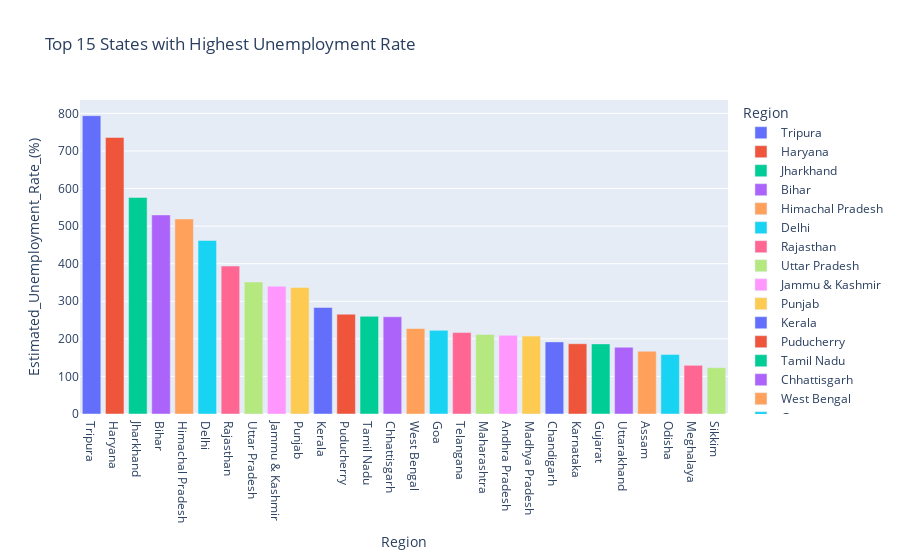

Here is the notebook cell this chart was saved with:
### Code cell
plot = px.bar(data1, x=data1.index, y="Estimated_Unemployment_Rate_(%)", title = 'Top 15 States with Highest Unemployment Rate',color=data1.index) 
plot.show()

### Figure 1 — Plotly figure (JSON) as saved in the notebook; plotly's stock layout.template omitted (floating-point values rounded to 4 significant figures)
{"data": [{"hovertemplate": "Region=%{x}<br>Estimated_Unemployment_Rate_(%)=%{y}<extra></extra>", "legendgroup": "Tripura", "marker": {"color": "#636efa", "pattern": {"shape": ""}}, "name": "Tripura", "orientation": "v", "showlegend": true, "textposition": "auto", "type": "bar", "x": ["Tripura"], "xaxis": "x", "y": [793.8], "yaxis": "y"}, {"hovertemplate": "Region=%{x}<br>Estimated_Unemployment_Rate_(%)=%{y}<extra></extra>", "legendgroup": "Haryana", "marker": {"color": "#EF553B", "pattern": {"shape": ""}}, "name": "Haryana", "orientation": "v", "showlegend": true, "textposition": "auto", "type": "bar", "x": ["Haryana"], "xaxis": "x", "y": [735.9], "yaxis": "y"}, {"hovertemplate": "Region=%{x}<br>Estimated_Unemployment_Rate_(%)=%{y}<extra></extra>", "legendgroup": "Jharkhand", "marker": {"color": "#00cc96", "pattern": {"shape": ""}}, "name": "Jharkhand", "orientation": "v", "showlegend": true, "textposition": "auto", "type": "bar", "x": ["Jharkhand"], "xaxis": "x", "y": [576.4], "yaxis": "y"}, {"hovertemplate": "Region=%{x}<br>Estimated_Unemployment_Rate_(%)=%{y}<extra></extra>", "legendgroup": "Bihar", "marker": {"color": "#ab63fa", "pattern": {"shape": ""}}, "name": "Bihar", "orientation": "v", "showlegend": true, "textposition": "auto", "type": "bar", "x": ["Bihar"], "xaxis": "x", "y": [529.7], "yaxis": "y"}, {"hovertemplate": "Region=%{x}<br>Estimated_Unemployment_Rate_(%)=%{y}<extra></extra>", "legendgroup": "Himachal Pradesh", "marker": {"color": "#FFA15A", "pattern": {"shape": ""}}, "name": "Himachal Pradesh", "orientation": "v", "showlegend": true, "textposition": "auto", "type": "bar", "x": ["Himachal Pradesh"], "xaxis": "x", "y": [519.1], "yaxis": "y"}, {"hovertemplate": "Region=%{x}<br>Estimated_Unemployment_Rate_(%)=%{y}<extra></extra>", "legendgroup": "Delhi", "marker": {"color": "#19d3f3", "pattern": {"shape": ""}}, "name": "Delhi", "orientation": "v", "showlegend": true, "textposition": "auto", "type": "bar", "x": ["Delhi"], "xaxis": "x", "y": [461.9], "yaxis": "y"}, {"hovertemplate": "Region=%{x}<br>Estimated_Unemployment_Rate_(%)=%{y}<extra></extra>", "legendgroup": "Rajasthan", "marker": {"color": "#FF6692", "pattern": {"shape": ""}}, "name": "Rajasthan", "orientation": "v", "showlegend": true, "textposition": "auto", "type": "bar", "x": ["Rajasthan"], "xaxis": "x", "y": [393.6], "yaxis": "y"}, {"hovertemplate": "Region=%{x}<br>Estimated_Unemployment_Rate_(%)=%{y}<extra></extra>", "legendgroup": "Uttar Pradesh", "marker": {"color": "#B6E880", "pattern": {"shape": ""}}, "name": "Uttar Pradesh", "orientation": "v", "showlegend": true, "textposition": "auto", "type": "bar", "x": ["Uttar Pradesh"], "xaxis": "x", "y": [351.4], "yaxis": "y"}, {"hovertemplate": "Region=%{x}<br>Estimated_Unemployment_Rate_(%)=%{y}<extra></extra>", "legendgroup": "Jammu & Kashmir", "marker": {"color": "#FF97FF", "pattern": {"shape": ""}}, "name": "Jammu & Kashmir", "orientation": "v", "showlegend": true, "textposition": "auto", "type": "bar", "x": ["Jammu & Kashmir"], "xaxis": "x", "y": [340.0], "yaxis": "y"}, {"hovertemplate": "Region=%{x}<br>Estimated_Unemployment_Rate_(%)=%{y}<extra></extra>", "legendgroup": "Punjab", "marker": {"color": "#FECB52", "pattern": {"shape": ""}}, "name": "Punjab", "orientation": "v", "showlegend": true, "textposition": "auto", "type": "bar", "x": ["Punjab"], "xaxis": "x", "y": [336.9], "yaxis": "y"}, {"hovertemplate": "Region=%{x}<br>Estimated_Unemployment_Rate_(%)=%{y}<extra></extra>", "legendgroup": "Kerala", "marker": {"color": "#636efa", "pattern": {"shape": ""}}, "name": "Kerala", "orientation": "v", "showlegend": true, "textposition": "auto", "type": "bar", "x": ["Kerala"], "xaxis": "x", "y": [283.5], "yaxis": "y"}, {"hovertemplate": "Region=%{x}<br>Estimated_Unemployment_Rate_(%)=%{y}<extra></extra>", "legendgroup": "Puducherry", "marker": {"color": "#EF553B", "pattern": {"shape": ""}}, "name": "Puducherry", "orientation": "v", "showlegend": true, "textposition": "auto", "type": "bar", "x": ["Puducherry"], "xaxis": "x", "y": [265.6], "yaxis": "y"}, {"hovertemplate": "Region=%{x}<br>Estimated_Unemployment_Rate_(%)=%{y}<extra></extra>", "legendgroup": "Tamil Nadu", "marker": {"color": "#00cc96", "pattern": {"shape": ""}}, "name": "Tamil Nadu", "orientation": "v", "showlegend": true, "textposition": "auto", "type": "bar", "x": ["Tamil Nadu"], "xaxis": "x", "y": [260.0], "yaxis": "y"}, {"hovertemplate": "Region=%{x}<br>Estimated_Unemployment_Rate_(%)=%{y}<extra></extra>", "legendgroup": "Chhattisgarh", "marker": {"color": "#ab63fa", "pattern": {"shape": ""}}, "name": "Chhattisgarh", "orientation": "v", "showlegend": true, "textposition": "auto", "type": "bar", "x": ["Chhattisgarh"], "xaxis": "x", "y": [258.7], "yaxis": "y"}, {"hovertemplate": "Region=%{x}<br>Estimated_Unemployment_Rate_(%)=%{y}<extra></extra>", "legendgroup": "West Bengal", "marker": {"color": "#FFA15A", "pattern": {"shape": ""}}, "name": "West Bengal", "orientation": "v", "showlegend": true, "textposition": "auto", "type": "bar", "x": ["West Bengal"], "xaxis": "x", "y": [227.5], "yaxis": "y"}, {"hovertemplate": "Region=%{x}<br>Estimated_Unemployment_Rate_(%)=%{y}<extra></extra>", "legendgroup": "Goa", "marker": {"color": "#19d3f3", "pattern": {"shape": ""}}, "name": "Goa", "orientation": "v", "showlegend": true, "textposition": "auto", "type": "bar", "x": ["Goa"], "xaxis": "x", "y": [222.6], "yaxis": "y"}, {"hovertemplate": "Region=%{x}<br>Estimated_Unemployment_Rate_(%)=%{y}<extra></extra>", "legendgroup": "Telangana", "marker": {"color": "#FF6692", "pattern": {"shape": ""}}, "name": "Telangana", "orientation": "v", "showlegend": true, "textposition": "auto", "type": "bar", "x": ["Telangana"], "xaxis": "x", "y": [216.7], "yaxis": "y"}, {"hovertemplate": "Region=%{x}<br>Estimated_Unemployment_Rate_(%)=%{y}<extra></extra>", "legendgroup": "Maharashtra", "marker": {"color": "#B6E880", "pattern": {"shape": ""}}, "name": "Maharashtra", "orientation": "v", "showlegend": true, "textposition": "auto", "type": "bar", "x": ["Maharashtra"], "xaxis": "x", "y": [211.6], "yaxis": "y"}, {"hovertemplate": "Region=%{x}<br>Estimated_Unemployment_Rate_(%)=%{y}<extra></extra>", "legendgroup": "Andhra Pradesh", "marker": {"color": "#FF97FF", "pattern": {"shape": ""}}, "name": "Andhra Pradesh", "orientation": "v", "showlegend": true, "textposition": "auto", "type": "bar", "x": ["Andhra Pradesh"], "xaxis": "x", "y": [209.4], "yaxis": "y"}, {"hovertemplate": "Region=%{x}<br>Estimated_Unemployment_Rate_(%)=%{y}<extra></extra>", "legendgroup": "Madhya Pradesh", "marker": {"color": "#FECB52", "pattern": {"shape": ""}}, "name": "Madhya Pradesh", "orientation": "v", "showlegend": true, "textposition": "auto", "type": "bar", "x": ["Madhya Pradesh"], "xaxis": "x", "y": [207.4], "yaxis": "y"}, {"hovertemplate": "Region=%{x}<br>Estimated_Unemployment_Rate_(%)=%{y}<extra></extra>", "legendgroup": "Chandigarh", "marker": {"color": "#636efa", "pattern": {"shape": ""}}, "name": "Chandigarh", "orientation": "v", "showlegend": true, "textposition": "auto", "type": "bar", "x": ["Chandigarh"], "xaxis": "x", "y": [191.9], "yaxis": "y"}, {"hovertemplate": "Region=%{x}<br>Estimated_Unemployment_Rate_(%)=%{y}<extra></extra>", "legendgroup": "Karnataka", "marker": {"color": "#EF553B", "pattern": {"shape": ""}}, "name": "Karnataka", "orientation": "v", "showlegend": true, "textposition": "auto", "type": "bar", "x": ["Karnataka"], "xaxis": "x", "y": [186.9], "yaxis": "y"}, {"hovertemplate": "Region=%{x}<br>Estimated_Unemployment_Rate_(%)=%{y}<extra></extra>", "legendgroup": "Gujarat", "marker": {"color": "#00cc96", "pattern": {"shape": ""}}, "name": "Gujarat", "orientation": "v", "showlegend": true, "textposition": "auto", "type": "bar", "x": ["Gujarat"], "xaxis": "x", "y": [186.6], "yaxis": "y"}, {"hovertemplate": "Region=%{x}<br>Estimated_Unemployment_Rate_(%)=%{y}<extra></extra>", "legendgroup": "Uttarakhand", "marker": {"color": "#ab63fa", "pattern": {"shape": ""}}, "name": "Uttarakhand", "orientation": "v", "showlegend": true, "textposition": "auto", "type": "bar", "x": ["Uttarakhand"], "xaxis": "x", "y": [177.7], "yaxis": "y"}, {"hovertemplate": "Region=%{x}<br>Estimated_Unemployment_Rate_(%)=%{y}<extra></extra>", "legendgroup": "Assam", "marker": {"color": "#FFA15A", "pattern": {"shape": ""}}, "name": "Assam", "orientation": "v", "showlegend": true, "textposition": "auto", "type": "bar", "x": ["Assam"], "xaxis": "x", "y": [167.1], "yaxis": "y"}, {"hovertemplate": "Region=%{x}<br>Estimated_Unemployment_Rate_(%)=%{y}<extra></extra>", "legendgroup": "Odisha", "marker": {"color": "#19d3f3", "pattern": {"shape": ""}}, "name": "Odisha", "orientation": "v", "showlegend": true, "textposition": "auto", "type": "bar", "x": ["Odisha"], "xaxis": "x", "y": [158.4], "yaxis": "y"}, {"hovertemplate": "Region=%{x}<br>Estimated_Unemployment_Rate_(%)=%{y}<extra></extra>", "legendgroup": "Meghalaya", "marker": {"color": "#FF6692", "pattern": {"shape": ""}}, "name": "Meghalaya", "orientation": "v", "showlegend": true, "textposition": "auto", "type": "bar", "x": ["Meghalaya"], "xaxis": "x", "y": [129.6], "yaxis": "y"}, {"hovertemplate": "Region=%{x}<br>Estimated_Unemployment_Rate_(%)=%{y}<extra></extra>", "legendgroup": "Sikkim", "marker": {"color": "#B6E880", "pattern": {"shape": ""}}, "name": "Sikkim", "orientation": "v", "showlegend": true, "textposition": "auto", "type": "bar", "x": ["Sikkim"], "xaxis": "x", "y": [123.2], "yaxis": "y"}], "layout": {"barmode": "relative", "legend": {"title": {"text": "Region"}, "tracegroupgap": 0}, "title": {"text": "Top 15 States with Highest Unemployment Rate"}, "xaxis": {"anchor": "y", "categoryarray": ["Tripura", "Haryana", "Jharkhand", "Bihar", "Himachal Pradesh", "Delhi", "Rajasthan", "Uttar Pradesh", "Jammu & Kashmir", "Punjab", "Kerala", "Puducherry", "Tamil Nadu", "Chhattisgarh", "West Bengal", "Goa", "Telangana", "Maharashtra", "Andhra Pradesh", "Madhya Pradesh", "Chandigarh", "Karnataka", "Gujarat", "Uttarakhand", "Assam", "Odisha", "Meghalaya", "Sikkim"], "categoryorder": "array", "domain": [0, 1], "title": {"text": "Region"}}, "yaxis": {"anchor": "x", "domain": [0, 1], "title": {"text": "Estimated_Unemployment_Rate_(%)"}}}}
